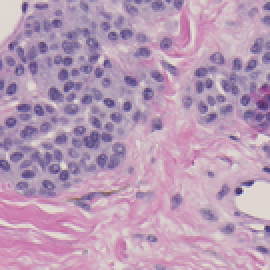
%> input picture raw data/r_ndpview2.png, 135 x 135 px, shrunk from 401 x 401 before the run (shown 2 times larger); the run also reads 2 pictures not shown here
$ octave my_all.m   (GNU Octave 9; MATLAB toolbox functions it lacks are replaced by stand-ins)
%> lines starting %> are read from the running program, lines starting %| are printed output that depends on the picture
### raw data/my1.m
% by WCC
% 8-8-2019
% to clarify that in the poster the dE was not calculated based on L* only

function my1 (fn1, fn2, name)
%> called with fn1 = 'r_ndpview2.png', fn2 = 'r_sedeen.png', name = 'r_ndpview2.png-r_sedeen.png'

colorbar_range = [0 40];

im1 = imread(fn1);
%> im1 is the input picture: size 135x135x3 uint8; mean R, G, B 184.4, 153.8, 181.7
im2 = imread(fn2);

lab1 = rgb2lab(im1,'colorspace','srgb','whitepoint','d65');
%> lab1: size 135x135x3 double; mean of channels 1, 2, 3 66.9, 16.5, -10.3
lab2 = rgb2lab(im2,'colorspace','srgb','whitepoint','d65');
%> lab2: size 135x135x3 double; mean of channels 1, 2, 3 66.8, 16.4, -10.2

lab1_lin = reshape(lab1,size(lab1,1)*size(lab1,2),3);
lab2_lin = reshape(lab2,size(lab2,1)*size(lab2,2),3);

diff_L_lin = abs(lab1_lin(:,1)-lab2_lin(:,1));
diff_a_lin = abs(lab1_lin(:,2)-lab2_lin(:,2));
diff_b_lin = abs(lab1_lin(:,3)-lab2_lin(:,3));

diff_L = reshape(diff_L_lin,size(lab1,1),size(lab1,2));
diff_a = reshape(diff_a_lin,size(lab1,1),size(lab1,2));
diff_b = reshape(diff_b_lin,size(lab1,1),size(lab1,2));

de_lin = sum((lab1_lin - lab2_lin).^2,2).^0.5;
de = reshape(de_lin,size(lab2,1),size(lab2,2));
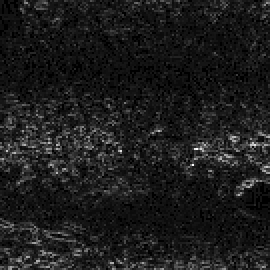
%> de: size 135x135 double (shown 2 times larger); min 0, max 7.91, mean 0.891; drawn with min black and max white

the_corr_is = corrcoef(lab1_lin(:,1),lab2_lin(:,1))
%> the_corr_is = [1 0.998; 0.998 1]
the_mean_is = mean(de_lin)
%> the_mean_is = 0.891
the_std_is = std(de_lin)
%> the_std_is = 0.754

figure('units','normalized','outerposition',[0 0 1 1])

subplot(2,4,1)
image(im1)
axis image
axis off
title(fn1,'Interpreter','none')

subplot(2,4,2)
image(im2)
axis image
axis off
title(sprintf('%s, R=%.4f',fn2,the_corr_is(1,2)),'Interpreter','none')

subplot(2,4,3)
histogram(de_lin)
axis square
axis([0 50 0 10000])
xlabel('dE')
ylabel('Count')
str = sprintf('\\mu=%.2f,\\sigma=%.2f',mean(de_lin),std(de_lin));
%> str = '\mu=0.89,\sigma=0.75'
title(str)

subplot(2,4,5)
de_flipped = flip(de,1);
%mesh(de_flipped)
imagesc(de_flipped)
axis image
axis off
colorbar('southoutside')
caxis(colorbar_range)
view(0,90)
title('Color Difference dE')

subplot(2,4,6)
diff_L_flipped = flip(diff_L,1);
%mesh(diff_L_flipped)
imagesc(diff_L_flipped)
axis image
axis off
colorbar('southoutside')
caxis(colorbar_range)
view(0,90)
title('CIE L* difference')

subplot(2,4,7)
diff_a_flipped = flip(diff_a,1);
%mesh(diff_a_flipped)
imagesc(diff_a_flipped)
axis image
axis off
colorbar('southoutside')
caxis(colorbar_range)
view(0,90)
title('CIE a* difference')

subplot(2,4,8)
diff_b_flipped = flip(diff_b,1);
%mesh(diff_b_flipped)
imagesc(diff_b_flipped)
axis image
axis off
colorbar('southoutside')
caxis(colorbar_range)
view(0,90)
title('CIE b* difference')

subplot(2,4,4)
hold on
plot3(lab1(:,2),lab1(:,3),lab1(:,1),'.r')
plot3(lab2(:,2),lab2(:,3),lab2(:,1),'.b')
legend({fn1,fn2},'interpreter','none')
grid on
xlabel('CIE a*')
ylabel('CIE b*')
zlabel('CIE L*')
view(-77,10)
axis([0 100 0 100 0 100])

saveas(gcf,sprintf('%s.tif',name))
end

### raw data/my_all.m
f0 = 'r_ndpview2.png';
f1 = 'r_sedeen.png';
f2 = 'r_qupath.png';
f3 = 'r_asap.png';

fn1 = f0;
fn2 = f1;
my1(fn1,fn2,[fn1 '-' fn2])

fn1 = f0;
fn2 = f2;
my1(fn1,fn2,[fn1 '-' fn2])
%> call 2 of my1, with fn1 = 'r_ndpview2.png', fn2 = 'r_qupath.png', name = 'r_ndpview2.png-r_qupath.png'
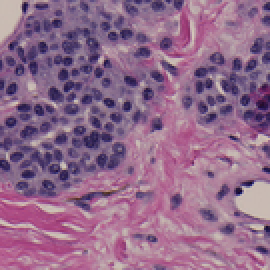
%> input picture raw data/r_qupath.png, 135 x 135 px, shrunk from 401 x 401 before the run (shown 2 times larger)
%> in my1, im2 is the input picture: size 135x135x3 uint8; mean R, G, B 145.3, 105.7, 139.5
%> in my1 (call 2), `lab2 = rgb2lab(im2,'colorspace','srgb','whitepoint','d65');`: lab2: size 135x135x3 double; mean of channels 1, 2, 3 49.6, 22, -12.4
%> in my1 (call 2), `the_corr_is = corrcoef(lab1_lin(:,1),lab2_lin(:,1))`: the_corr_is = [1 0.995; 0.995 1]
%> in my1 (call 2), `the_mean_is = mean(de_lin)`: the_mean_is = 18.64
%> in my1 (call 2), `the_std_is = std(de_lin)`: the_std_is = 2.96
%> in my1 (call 2), `str = sprintf('\\mu=%.2f,\\sigma=%.2f',mean(de_lin),std(de_lin));`: str = '\mu=18.64,\sigma=2.96'

fn1 = f0;
fn2 = f3;
my1(fn1,fn2,[fn1 '-' fn2])
%> in my1 (call 3), `lab2 = rgb2lab(im2,'colorspace','srgb','whitepoint','d65');`: lab2: size 135x135x3 double; mean of channels 1, 2, 3 49.6, 22, -12.4

fn1 = f1;
fn2 = f2;
my1(fn1,fn2,[fn1 '-' fn2])
%> call 4 of my1, with fn1 = 'r_sedeen.png', fn2 = 'r_qupath.png', name = 'r_sedeen.png-r_qupath.png'
%> in my1 (call 4), `the_corr_is = corrcoef(lab1_lin(:,1),lab2_lin(:,1))`: the_corr_is = [1 0.993; 0.993 1]
%> in my1 (call 4), `the_mean_is = mean(de_lin)`: the_mean_is = 18.58
%> in my1 (call 4), `the_std_is = std(de_lin)`: the_std_is = 3.16
%> in my1 (call 4), `str = sprintf('\\mu=%.2f,\\sigma=%.2f',mean(de_lin),std(de_lin));`: str = '\mu=18.58,\sigma=3.16'
%> in my1 (call 4), `diff_a_flipped = flip(diff_a,1);`:
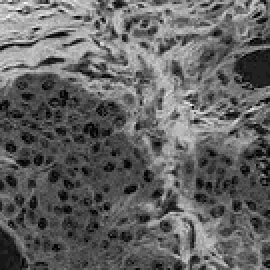
%> diff_a_flipped: size 135x135 double (shown 2 times larger); min 0.00336, max 14.48, mean 5.63; mean of the top-left, top-right, bottom-left and bottom-right quarters 6.53, 6.59, 3.98, 5.45; drawn with min black and max white
%> in my1 (call 4), `diff_b_flipped = flip(diff_b,1);`:
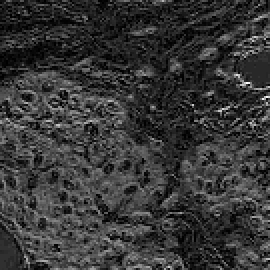
%> diff_b_flipped: size 135x135 double (shown 2 times larger); min 2.78e-05, max 11.91, mean 2.59; mean of the top-left, top-right, bottom-left and bottom-right quarters 2.31, 2.09, 3.27, 2.66; drawn with min black and max white

fn1 = f1;
fn2 = f3;
my1(fn1,fn2,[fn1 '-' fn2])
%> call 5 of my1, with fn1 = 'r_sedeen.png', fn2 = 'r_asap.png', name = 'r_sedeen.png-r_asap.png'
%> in my1 (call 5), `diff_a = reshape(diff_a_lin,size(lab1,1),size(lab1,2));`:
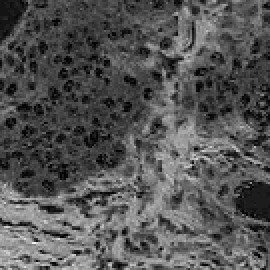
%> diff_a: size 135x135 double (shown 2 times larger); min 0.000796, max 16.83, mean 5.63; drawn with min black and max white
%> in my1 (call 5), `diff_b = reshape(diff_b_lin,size(lab1,1),size(lab1,2));`:
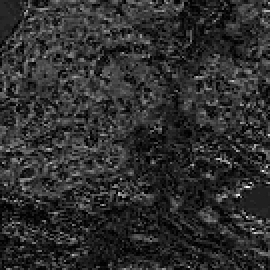
%> diff_b: size 135x135 double (shown 2 times larger); min 0.000124, max 14.7, mean 2.69; drawn with min black and max white
%> in my1 (call 5), `de = reshape(de_lin,size(lab2,1),size(lab2,2));`:
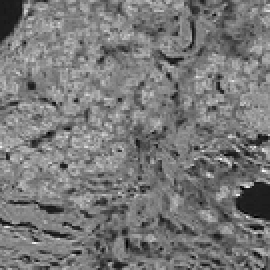
%> de: size 135x135 double (shown 2 times larger); min 7.04, max 31.47, mean 18.6; drawn with min black and max white
%> in my1 (call 5), `the_corr_is = corrcoef(lab1_lin(:,1),lab2_lin(:,1))`: the_corr_is = [1 0.99; 0.99 1]
%> in my1 (call 5), `the_mean_is = mean(de_lin)`: the_mean_is = 18.6
%> in my1 (call 5), `the_std_is = std(de_lin)`: the_std_is = 3.25
%> in my1 (call 5), `str = sprintf('\\mu=%.2f,\\sigma=%.2f',mean(de_lin),std(de_lin));`: str = '\mu=18.60,\sigma=3.25'

fn1 = f2;
fn2 = f3;
my1(fn1,fn2,[fn1 '-' fn2])
